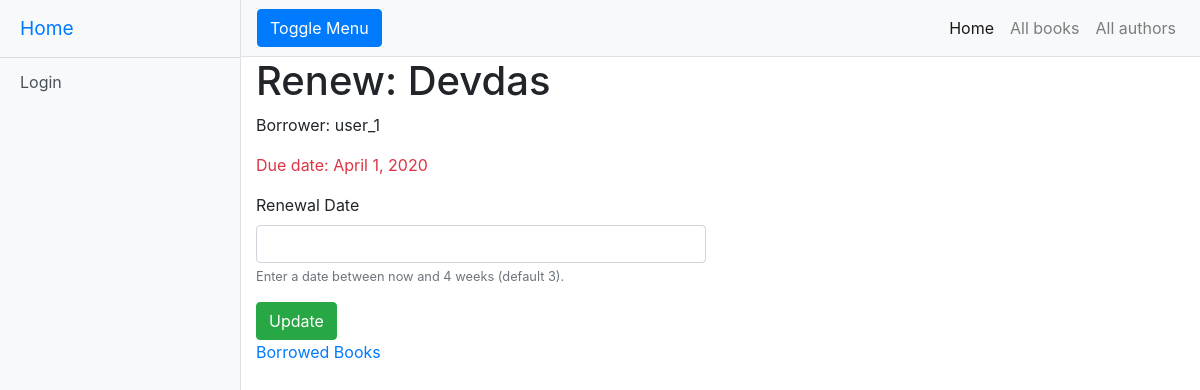
/catalog/book/9f680245-0780-4d7e-8d57-0c0b2bf69fb4/renew/, run on the app's committed database.
### catalog/models.py (models this page shows, shortened)
class BookInstance(models.Model):
    id = models.UUIDField(primary_key=True, default=uuid.uuid4, help_text='Unique ID for this particular book across whole library')
    book = models.ForeignKey('Book', on_delete=models.CASCADE, null=True)
    imprint = models.CharField(max_length=200)
    due_back = models.DateField(null=True, blank=True)
    borrower = models.ForeignKey(User, on_delete=models.SET_NULL, null=True, blank=True)
    LOAN_STATUS = (
        ('m', 'Maintenance'),
        ('o', 'On loan'),
        ('a', 'Available'),
        ('r', 'Reserved'),
    )
    status = models.CharField(
        max_length=1,
        choices=LOAN_STATUS,
        blank=True,
        default='a',
        help_text='Book availability',
    )
    @property
    def is_overdue(self):
        if self.due_back and date.today() > self.due_back:
            return True
        return False
    class Meta:
        ordering = ['due_back']
        permissions = (("can_mark_returned", "Set book as returned"),)

class Book(models.Model):
    title = models.CharField(max_length=200)
    author = models.ForeignKey('Author', on_delete=models.SET_NULL, null=True)
    summary = models.TextField(max_length=1000, help_text='Enter a brief description of the book')
    isbn = models.CharField('ISBN', max_length=13,
                            help_text='13 Character <a href="https://www.isbn-international.org/content/what-isbn">ISBN number</a>')
    genre = models.ManyToManyField(Genre, help_text='Select a genre for this book')

### catalog/views.py (the view)
# urls.py: path('book/<uuid:pk>/renew/', views.renew_book_librarian, name='renew-book-librarian'),
def renew_book_librarian(request, pk):
    book_instance = get_object_or_404(BookInstance, pk=pk)
    if request.method == 'POST':
        form = RenewBookForm(request.POST)
        if form.is_valid():
            book_instance.due_back = form.cleaned_data['due_back']
            book_instance.save()
            return HttpResponseRedirect(reverse('all-borrowed'))
    else:
        proposed_renewal_date = datetime.date.today() + datetime.timedelta(weeks=3)
        form = RenewBookForm(initial={'renewal_date': proposed_renewal_date})
    context = {
        'form': form,
        'book_instance': book_instance,
    }
    return render(request, 'catalog/book_renew_librarian.html', context)

### catalog/views.py (shortened to what this page needs)
class RenewBookForm(ModelForm):
    class Meta:
        model = BookInstance
        fields = ['due_back']
        labels = {'due_back': _('Renewal Date')}
        help_texts = {'due_back': _('Enter a date between now and 4 weeks (default 3).')}

### catalog/templates/catalog/book_renew_librarian.html (shortened to what this page needs)
{% extends "base_generic.html" %}
{% load crispy_forms_tags %}
{% load crispy_forms_field %}
{% block content %}
  <h1>Renew: {{ book_instance.book.title }}</h1>
  <p>Borrower: {{ book_instance.borrower }}</p>
  <p{% if book_instance.is_overdue %} class="text-danger"{% endif %}>Due date: {{ book_instance.due_back }}</p>
  <form action="" method="post">
  <div class="row">
      <div class="col-6">
    {{ form |crispy}}
    </div>
  </div>
    <button type="submit" class="btn btn-success">Update</button>
    <a href="{% url 'all-borrowed' %}">Borrowed Books</a>
  </form>
{% endblock %}

### static/css/simple-sidebar.css (style rules this page uses)
body { overflow-x: hidden; }

### data on the page
BookInstance: book "Devdas", borrower "user_1", due_back "April 1, 2020"
